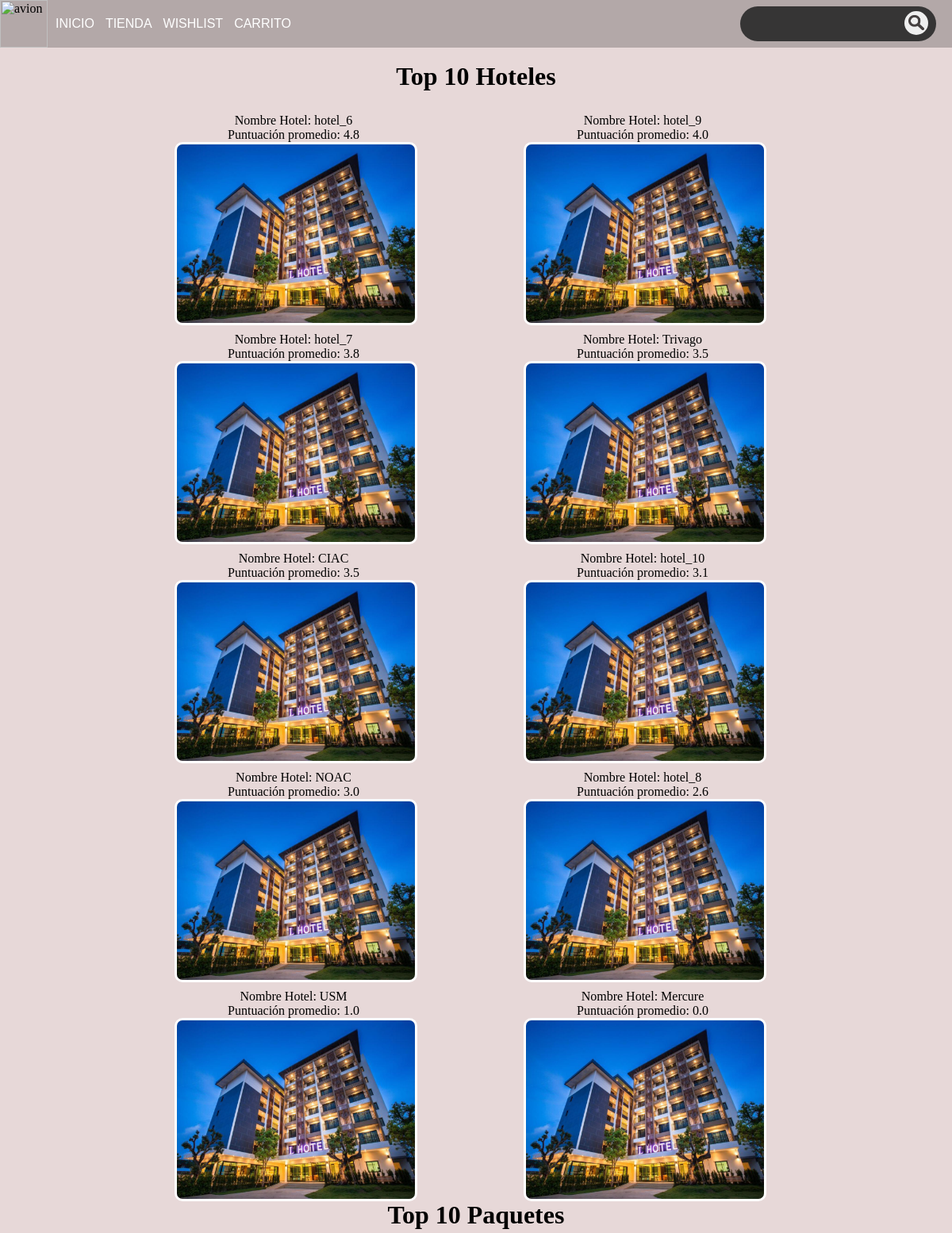
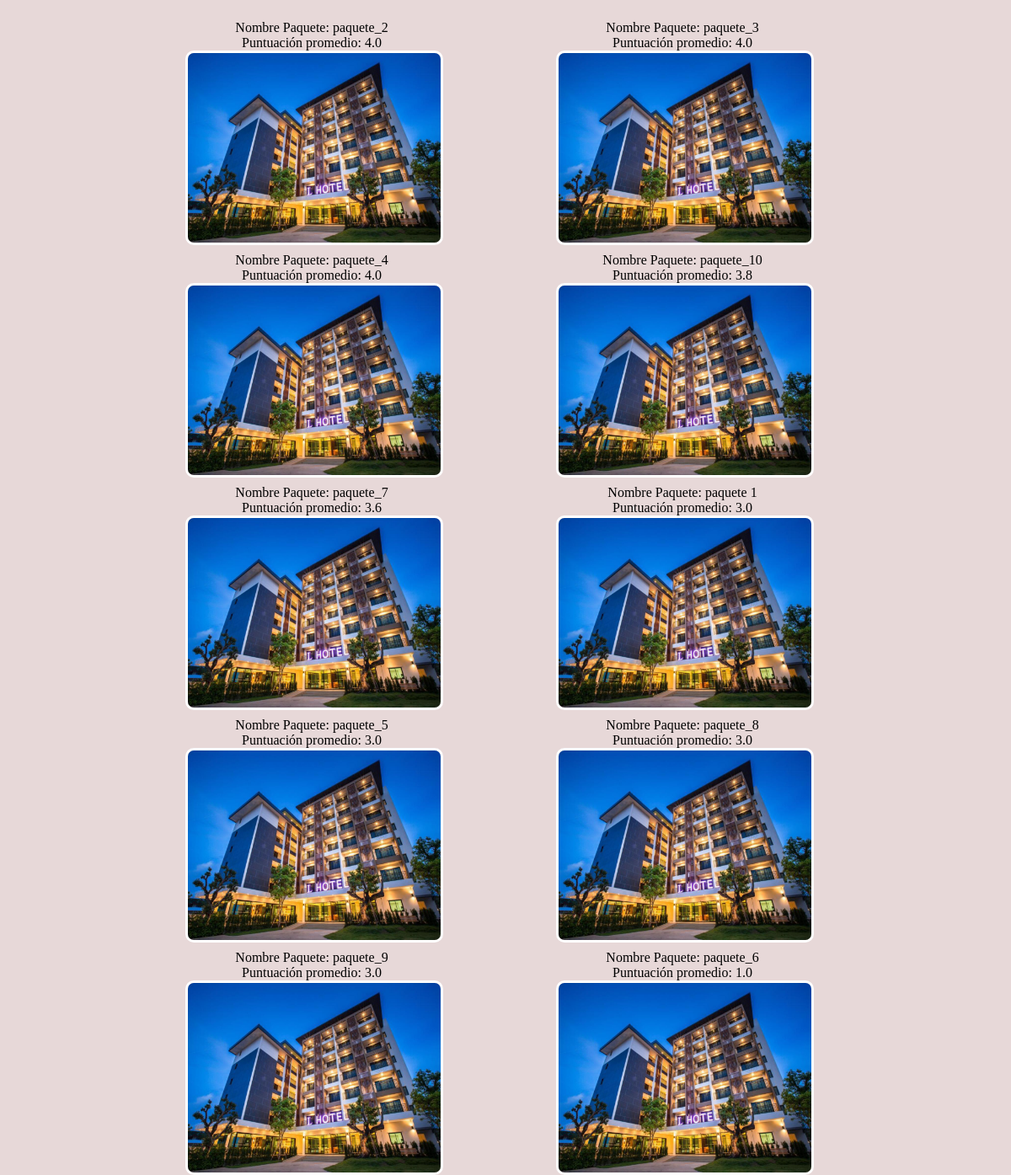
/PHP/tienda.php, run on the app's committed database (2 pictures, top to bottom).
### tables this page shows
CREATE TABLE `hoteles` (
  `id_hotel` int(11) NOT NULL,
  `nombre` varchar(100) NOT NULL,
  `num_estrellas` int(11) NOT NULL,
  `precio_noche` float NOT NULL,
  `ciudad` varchar(50) NOT NULL,
  `num_habitaciones` int(11) NOT NULL,
  `habitaciones_dispo` int(11) NOT NULL,
  `estacionamiento` tinyint(1) NOT NULL,
  `piscina` tinyint(1) NOT NULL,
  `lavanderia` tinyint(1) NOT NULL,
  `pet_friendly` tinyint(1) NOT NULL,
  `desayuno` tinyint(1) NOT NULL,
  `calif_promedio` float NOT NULL
);

CREATE TABLE `paquetes` (
  `id_paquete` int(11) NOT NULL,
  `nombre` varchar(100) NOT NULL,
  `aerolinea_ida` varchar(100) NOT NULL,
  `aerolinea_vuelta` varchar(100) NOT NULL,
  `hospedaje_1` varchar(50) NOT NULL,
  `hospedaje_2` varchar(50) DEFAULT NULL,
  `hospedaje_3` varchar(50) DEFAULT NULL,
  `ciudad_1` varchar(50) NOT NULL,
  `ciudad_2` varchar(50) DEFAULT NULL,
  `ciudad_3` varchar(50) DEFAULT NULL,
  `fecha_salida` date NOT NULL,
  `fecha_llegada` date NOT NULL,
  `noches_totales` int(11) NOT NULL,
  `precio_persona` float NOT NULL,
  `numero_paquetesdispo` int(11) NOT NULL,
  `numero_paquetestotal` int(11) NOT NULL,
  `maximo_personas` int(11) NOT NULL,
  `calif_promedio` float NOT NULL
);

### PHP/tienda.php (the view, shortened to what this page needs)
<body>
<link rel="stylesheet" href="../css/tienda.css">
<?php
	include_once 'header2.php';
	require 'connection.php';
$query_hotel = "SELECT *, calif_promedio AS promedio_estrellas FROM hoteles ORDER BY promedio_estrellas DESC LIMIT 10";
$query_paquete = "SELECT *, calif_promedio AS promedio_estrellas FROM paquetes ORDER BY promedio_estrellas DESC LIMIT 10";
$consulta_hotel = mysqli_query($conn,$query_hotel);
$consulta_paquete = mysqli_query($conn,$query_paquete);
echo "<center>";
echo "<br><h1>Top 10 Hoteles</h1><br>";
echo "<div id='container'>";
while ($row_hotel = mysqli_fetch_assoc($consulta_hotel)) {
	echo "<div class='col1'>";
	$query = "SELECT * FROM hoteles WHERE id_hotel = '".$row_hotel["id_hotel"]."'";
	$consulta = mysqli_query($conn,$query);
	$rows = mysqli_fetch_assoc($consulta);
	echo "Nombre Hotel: " . $rows["nombre"] . "<br>";
	echo "Puntuación promedio: " . number_format($row_hotel["promedio_estrellas"],1) . "<br>";
	echo "<form action='store.php' method='post'>";
	echo "<button type='submit' name='hotel_b' style='border-style:none;width:300px;height:220px'><img src=../imagenes/hotel.jpg width=300 alt='Imagen'></button>";
	echo "</form>";
	echo "</div>";
}
echo "<br>";
echo "<br><h1 class='titulo'>Top 10 Paquetes</h1><br>";
while ($row_paquete = mysqli_fetch_assoc($consulta_paquete)) {
	echo "<div class='col2'>";
	$query = "SELECT * FROM paquetes WHERE id_paquete = '".$row_paquete["id_paquete"]."'";
	$consulta = mysqli_query($conn,$query);
	$rows = mysqli_fetch_assoc($consulta);
	echo "Nombre Paquete: " . $rows["nombre"] . "<br>";
	echo "Puntuación promedio: " . number_format($row_paquete["promedio_estrellas"],1) . "<br>";
	echo "<form action='store.php' method='post'>";
	echo "<button type='submit' name='hotel_b' style='border-style:none;width:300px;height:220px'><img src=../imagenes/hotel.jpg width=300 alt='Imagen'></button>";
	echo "</form>";
	echo "</div>";
}
echo "</div>";
echo "</center>";
?>
</body>

### PHP/header2.php (shortened to what this page needs)
<!DOCTYPE html>
<html lang="es">
	<head>
		<link rel="stylesheet" href="../css/header.css">
	</head>
	<body>
		<header class="enunciado">
			<div class="enunciado-logo">
				<img src="../imagenes/plane.jpg" alt="avion">
				<nav class="enunciado-nav">
					<ul>
						<li><a href="index2.php" style="text-decoration:none;">INICIO</a></li>
						<li><a href="tienda.php" style="text-decoration:none;">TIENDA</a></li>
						<li><a href="wishlist2.php" style="text-decoration:none;">WISHLIST</a></li>
						<li><a href="carrito2.php" style="text-decoration:none;">CARRITO</a></li>
					</ul>
				</div>
			<div class="search">
				<form action="search.php" method="post" class="searchbar">
					<input type="text" name="search" id="live_search" class="form-control">
					<button type="submit" name="busqueda"><img src="../imagenes/busqueda.png"></button>
				</form>
			</div>
		</header>
	</body>

### css/tienda.css (style rules this page uses)
body { margin: 0; padding: 0; }
#container { width: 900px; margin: 0 auto; }
.col1, .col2 { width: 420px; float: left; margin: 10px; }
.col1 img { border: 3px solid #fff; border-radius: 10px; margin-right: 15px; }
.col2 img { border: 3px solid #fff; border-radius: 10px; margin-right: 15px; }
.col1 button { background-color: transparent; cursor: pointer; }
.col2 button { background-color: transparent; cursor: pointer; }

### css/header.css (style rules this page uses)
* { margin: 0; padding: 0; }
body { background-color: #e7d8d8; }
.enunciado { width: 100%; height: 60px; background-color: #b3a8a8; display: flex; justify-content: space-between; }
.enunciado-logo { width: fit-content; height: 100%; display: flex; }
.enunciado-logo img { height: 60px; align-self: center; }
.enunciado-nav { width: fit-content; height: 100%; }
.enunciado-nav ul { list-style: none; margin-left: 10px; }
.enunciado-nav ul li { display: inline; margin-right: 10px; line-height: 60px; }
.enunciado-nav ul li a { font-family: Arial, Helvetica, sans-serif; color: white; }
.search { margin-right: 20px; align-self: center; }
.searchbar { background: #363535; border-radius: 60px; padding: 1px 10px; }
.searchbar input { background: transparent; border: 0; outline: none; padding: 10px 8px; color: #fff; }
.searchbar img { width: 20px; }
.searchbar button { border: 0; border-radius: 20px; width: 30px; height: 30px; margin-top: 5px; }

### data on the page
hoteles: nombre "hotel_6", calif_promedio "4.8"
hoteles: nombre "hotel_9", calif_promedio "4.0"
hoteles: nombre "hotel_7", calif_promedio "3.8"
hoteles: nombre "Trivago", calif_promedio "3.5"
hoteles: nombre "CIAC", calif_promedio "3.5"
hoteles: nombre "hotel_10", calif_promedio "3.1"
hoteles: nombre "NOAC", calif_promedio "3.0"
hoteles: nombre "hotel_8", calif_promedio "2.6"
hoteles: nombre "USM", calif_promedio "1.0"
hoteles: nombre "Mercure", calif_promedio "0.0"
paquetes: nombre "paquete_2", calif_promedio "4.0"
paquetes: nombre "paquete_3", calif_promedio "4.0"
paquetes: nombre "paquete_4", calif_promedio "4.0"
paquetes: nombre "paquete_10", calif_promedio "3.8"
paquetes: nombre "paquete_7", calif_promedio "3.6"
paquetes: nombre "paquete 1", calif_promedio "3.0"
paquetes: nombre "paquete_5", calif_promedio "3.0"
paquetes: nombre "paquete_8", calif_promedio "3.0"
paquetes: nombre "paquete_9", calif_promedio "3.0"
paquetes: nombre "paquete_6", calif_promedio "1.0"
